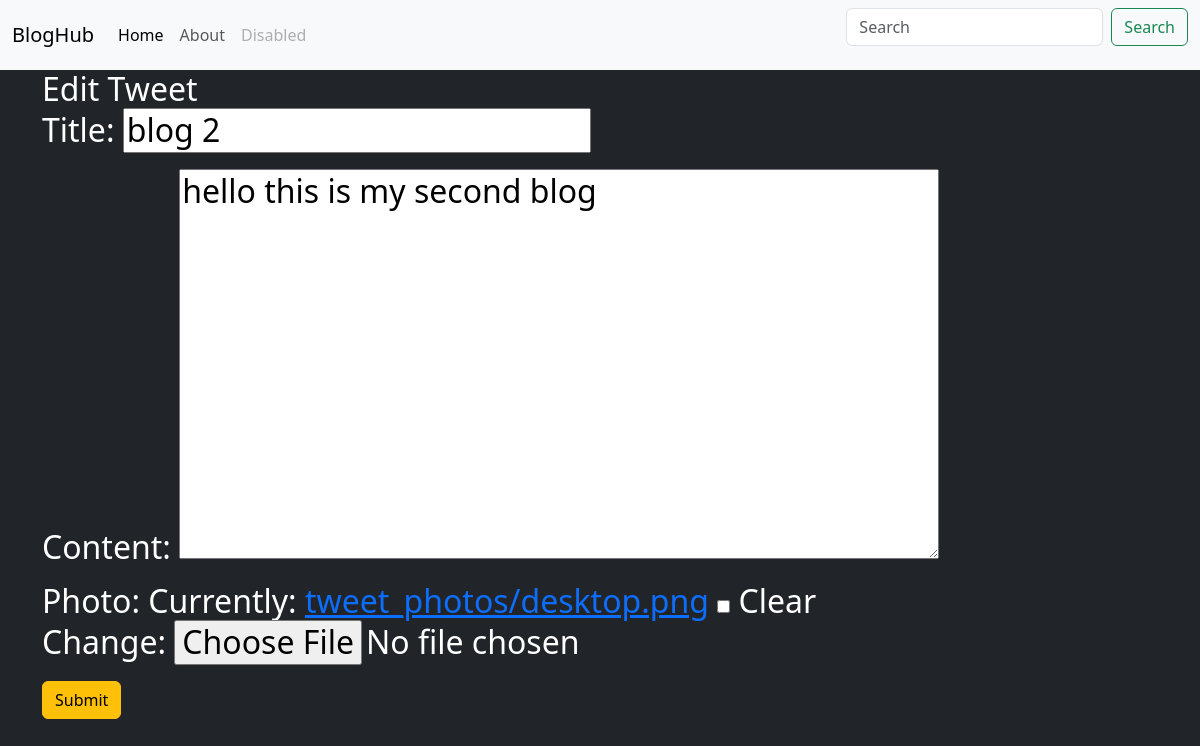
/tweet/edit/2/ (signed in), run on an earlier commit of the app's database.
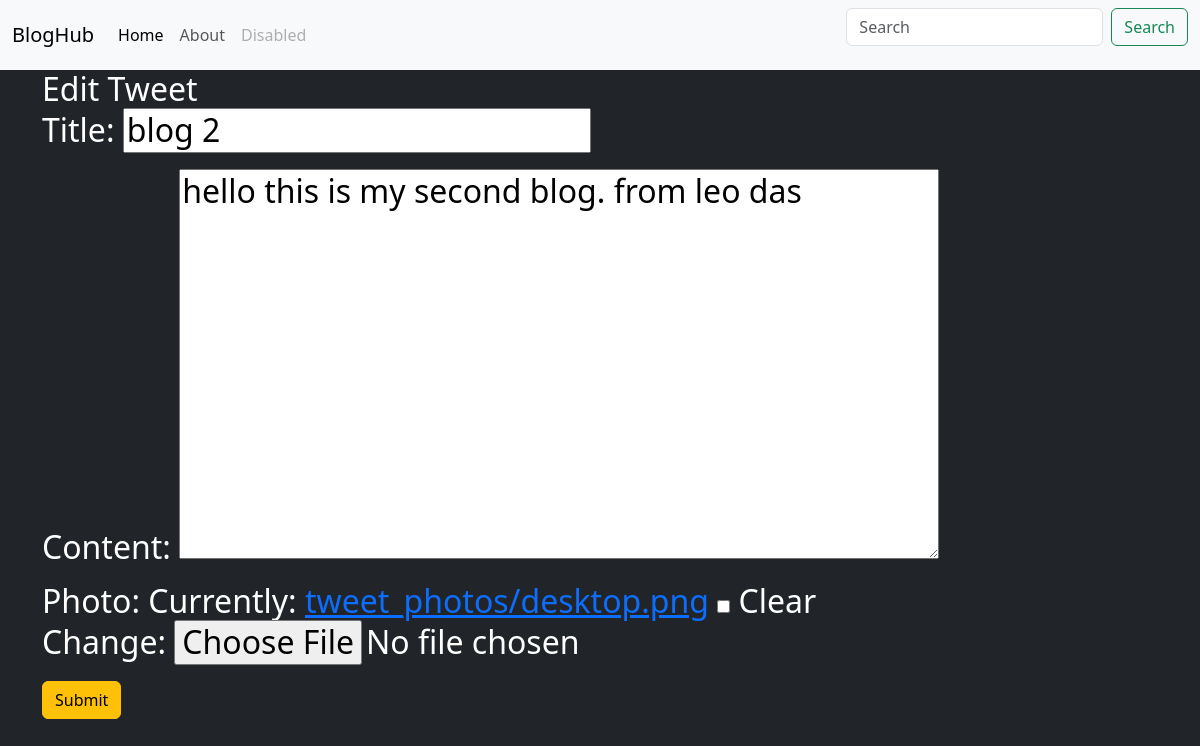
And on a later commit of the database.
### tweet/models.py (models this page shows, shortened)
class Tweet(models.Model):
    user = models.ForeignKey(User, on_delete=models.CASCADE)
    title = models.CharField(max_length=200)
    content = models.TextField()
    photo = models.ImageField(upload_to='tweet_photos/', blank=True, null=True)
    created_at = models.DateTimeField(auto_now_add=True)
    updated_at = models.DateTimeField(auto_now=True)

### tweet/views.py (the view)
# urls.py: path('edit/<int:tweet_id>/', views.update_tweet, name="edit-tweet"),
def update_tweet(request, tweet_id):
    tweet= get_object_or_404(Tweet, pk=tweet_id, user=request.user)
    if request.method == 'POST':
        form = TweetForm(request.POST, request.FILES, instance=tweet)
        if form.is_valid():
            tweet = form.save(commit=False)
            form.save()
            return redirect('tweet_list')
    else:
        form = TweetForm(instance=tweet)
    return render(request, 'tweet_form.html', {'form': form})

### tweet/forms.py
class TweetForm(forms.ModelForm):
    class Meta:
        model = Tweet
        fields = ['title', 'content', 'photo']

### tweet/templates/tweet_form.html (shortened to what this page needs)
{% extends "layout.html" %}
{% block content %}
    <h2>
        {% if form.instance.pk %}
            Edit Tweet
        {% else %}
            Create Tweet
        {% endif %}
        <form method="POST" enctype="multipart/form-data" class="form">
            {{ form.as_p }}
            <button class="btn btn-warning" type="submit">Submit</button>
        </form>
    </h2>
{% endblock %}

What changed in the data, as far as the page shows it:
changed Tweet "blog 2": content "hello this is my second blog" → "hello this is my second blog. from leo das"
